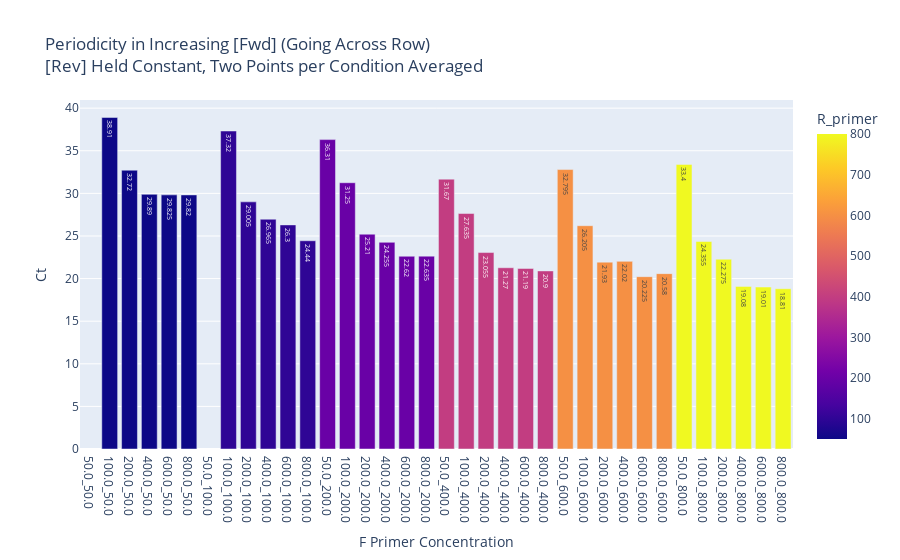
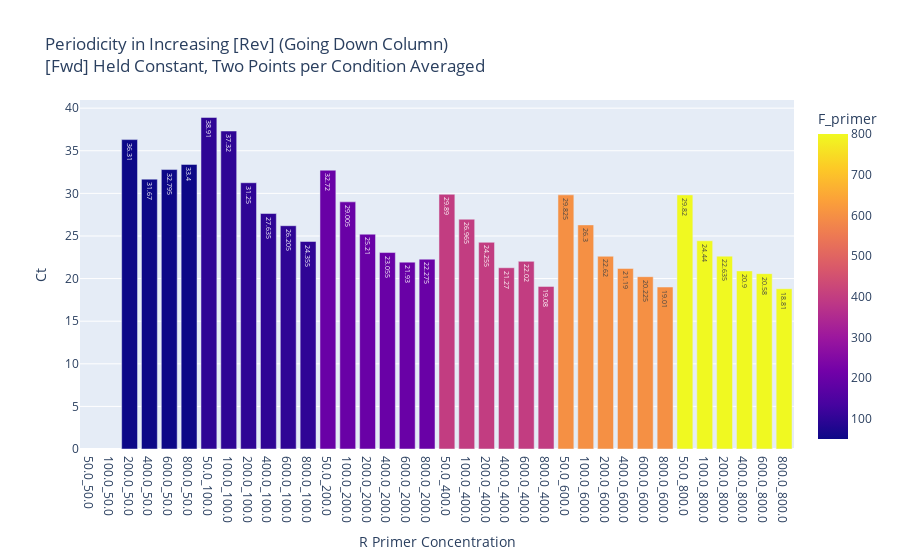

Source (notebook cell) for these figures, in order:
### Code cell
# primerMatrix = PrimerMatrix('210315_Quan. Result')
primerMatrix = PrimerMatrixVis('Quan. Result')
# df = PrimerMatrix.dfCreate(primerMatrix)
PrimerMatrixVis.Periodicity(primerMatrix)
# PrimerMatrixVis.Periodicity('Quan. Result')

# instantiate probes
probeCy5 = FluorVis('Cy5')
probeFAM = FluorVis('FAM')
probeHEX = FluorVis('HEX')
probeSYBR = FluorVis('SYBR')

# FluorVis.plotAllWells(probeFAM)
# FluorVis.plotIndWells(probeFAM)

### Figure 1 — Plotly figure (JSON) as saved in the notebook; plotly's stock layout.template omitted (floating-point values rounded to 4 significant figures)
{"data": [{"alignmentgroup": "True", "hovertemplate": "F Primer Concentration=%{x}<br>Ct=%{y}<br>R_primer=%{marker.color}<extra></extra>", "legendgroup": "", "marker": {"color": [50, 50, 50, 50, 50, 50, 100, 100, 100, 100, 100, 100, 200, 200, 200, 200, 200, 200, 400, 400, 400, 400, 400, 400, 600, 600, 600, 600, 600, 600, 800, 800, 800, 800, 800, 800], "coloraxis": "coloraxis", "pattern": {"shape": ""}}, "name": "", "offsetgroup": "", "orientation": "v", "showlegend": false, "textposition": "auto", "texttemplate": "%{y}", "type": "bar", "x": ["50.0_50.0", "100.0_50.0", "200.0_50.0", "400.0_50.0", "600.0_50.0", "800.0_50.0", "50.0_100.0", "100.0_100.0", "200.0_100.0", "400.0_100.0", "600.0_100.0", "800.0_100.0", "50.0_200.0", "100.0_200.0", "200.0_200.0", "400.0_200.0", "600.0_200.0", "800.0_200.0", "50.0_400.0", "100.0_400.0", "200.0_400.0", "400.0_400.0", "600.0_400.0", "800.0_400.0", "50.0_600.0", "100.0_600.0", "200.0_600.0", "400.0_600.0", "600.0_600.0", "800.0_600.0", "50.0_800.0", "100.0_800.0", "200.0_800.0", "400.0_800.0", "600.0_800.0", "800.0_800.0"], "xaxis": "x", "y": [null, 38.91, 32.72, 29.89, 29.83, 29.82, null, 37.32, 29.01, 26.96, 26.3, 24.44, 36.31, 31.25, 25.21, 24.26, 22.62, 22.63, 31.67, 27.63, 23.05, 21.27, 21.19, 20.9, 32.8, 26.2, 21.93, 22.02, 20.23, 20.58, 33.4, 24.36, 22.27, 19.08, 19.01, 18.81], "yaxis": "y"}], "layout": {"barmode": "group", "coloraxis": {"colorbar": {"title": {"text": "R_primer"}}, "colorscale": [[0, "#0d0887"], [0.1111, "#46039f"], [0.2222, "#7201a8"], [0.3333, "#9c179e"], [0.4444, "#bd3786"], [0.5556, "#d8576b"], [0.6667, "#ed7953"], [0.7778, "#fb9f3a"], [0.8889, "#fdca26"], [1, "#f0f921"]]}, "legend": {"tracegroupgap": 0}, "title": {"text": "Periodicity in Increasing [Fwd] (Going Across Row)<br>[Rev] Held Constant, Two Points per Condition Averaged"}, "xaxis": {"anchor": "y", "domain": [0, 1], "title": {"text": "F Primer Concentration"}}, "yaxis": {"anchor": "x", "domain": [0, 1], "title": {"text": "Ct"}}}}

### Figure 2 — Plotly figure (JSON) as saved in the notebook; plotly's stock layout.template omitted (floating-point values rounded to 4 significant figures)
{"data": [{"alignmentgroup": "True", "hovertemplate": "R Primer Concentration=%{x}<br>Ct=%{y}<br>F_primer=%{marker.color}<extra></extra>", "legendgroup": "", "marker": {"color": [50, 50, 50, 50, 50, 50, 100, 100, 100, 100, 100, 100, 200, 200, 200, 200, 200, 200, 400, 400, 400, 400, 400, 400, 600, 600, 600, 600, 600, 600, 800, 800, 800, 800, 800, 800], "coloraxis": "coloraxis", "pattern": {"shape": ""}}, "name": "", "offsetgroup": "", "orientation": "v", "showlegend": false, "textposition": "auto", "texttemplate": "%{y}", "type": "bar", "x": ["50.0_50.0", "100.0_50.0", "200.0_50.0", "400.0_50.0", "600.0_50.0", "800.0_50.0", "50.0_100.0", "100.0_100.0", "200.0_100.0", "400.0_100.0", "600.0_100.0", "800.0_100.0", "50.0_200.0", "100.0_200.0", "200.0_200.0", "400.0_200.0", "600.0_200.0", "800.0_200.0", "50.0_400.0", "100.0_400.0", "200.0_400.0", "400.0_400.0", "600.0_400.0", "800.0_400.0", "50.0_600.0", "100.0_600.0", "200.0_600.0", "400.0_600.0", "600.0_600.0", "800.0_600.0", "50.0_800.0", "100.0_800.0", "200.0_800.0", "400.0_800.0", "600.0_800.0", "800.0_800.0"], "xaxis": "x", "y": [null, null, 36.31, 31.67, 32.8, 33.4, 38.91, 37.32, 31.25, 27.63, 26.2, 24.36, 32.72, 29.01, 25.21, 23.05, 21.93, 22.27, 29.89, 26.96, 24.26, 21.27, 22.02, 19.08, 29.83, 26.3, 22.62, 21.19, 20.23, 19.01, 29.82, 24.44, 22.63, 20.9, 20.58, 18.81], "yaxis": "y"}], "layout": {"barmode": "group", "coloraxis": {"colorbar": {"title": {"text": "F_primer"}}, "colorscale": [[0, "#0d0887"], [0.1111, "#46039f"], [0.2222, "#7201a8"], [0.3333, "#9c179e"], [0.4444, "#bd3786"], [0.5556, "#d8576b"], [0.6667, "#ed7953"], [0.7778, "#fb9f3a"], [0.8889, "#fdca26"], [1, "#f0f921"]]}, "legend": {"tracegroupgap": 0}, "title": {"text": "Periodicity in Increasing [Rev] (Going Down Column)<br>[Fwd] Held Constant, Two Points per Condition Averaged"}, "xaxis": {"anchor": "y", "domain": [0, 1], "title": {"text": "R Primer Concentration"}}, "yaxis": {"anchor": "x", "domain": [0, 1], "title": {"text": "Ct"}}}}
